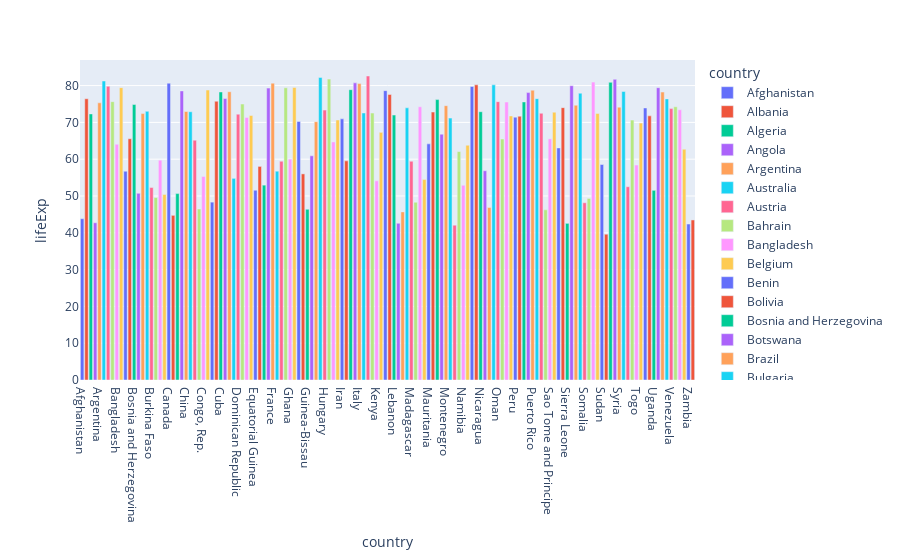

The code cell stored with this chart in its notebook:
### Code cell
px.bar(df,x='country',y='lifeExp',
       color='country')
